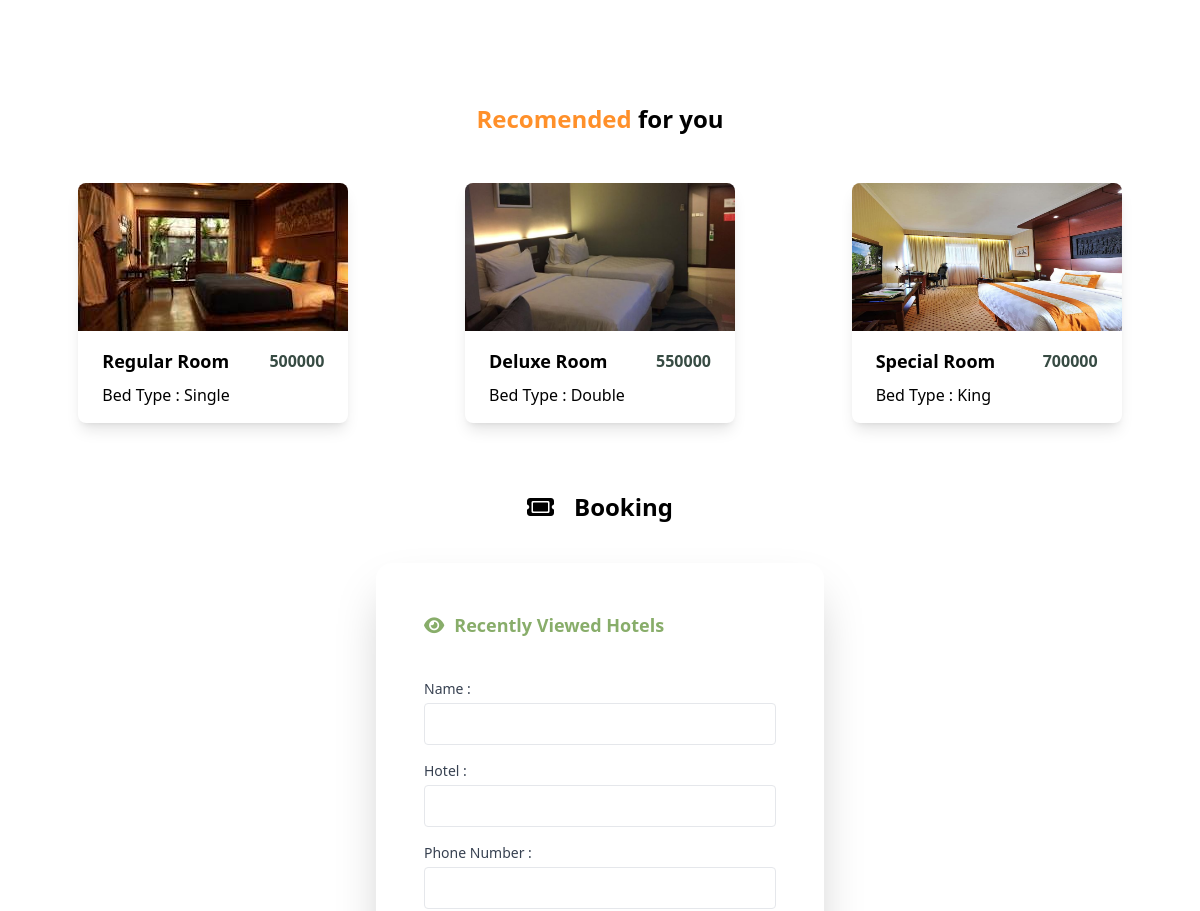
Before: /frontend/hotel.php (middle part) with the older database file.
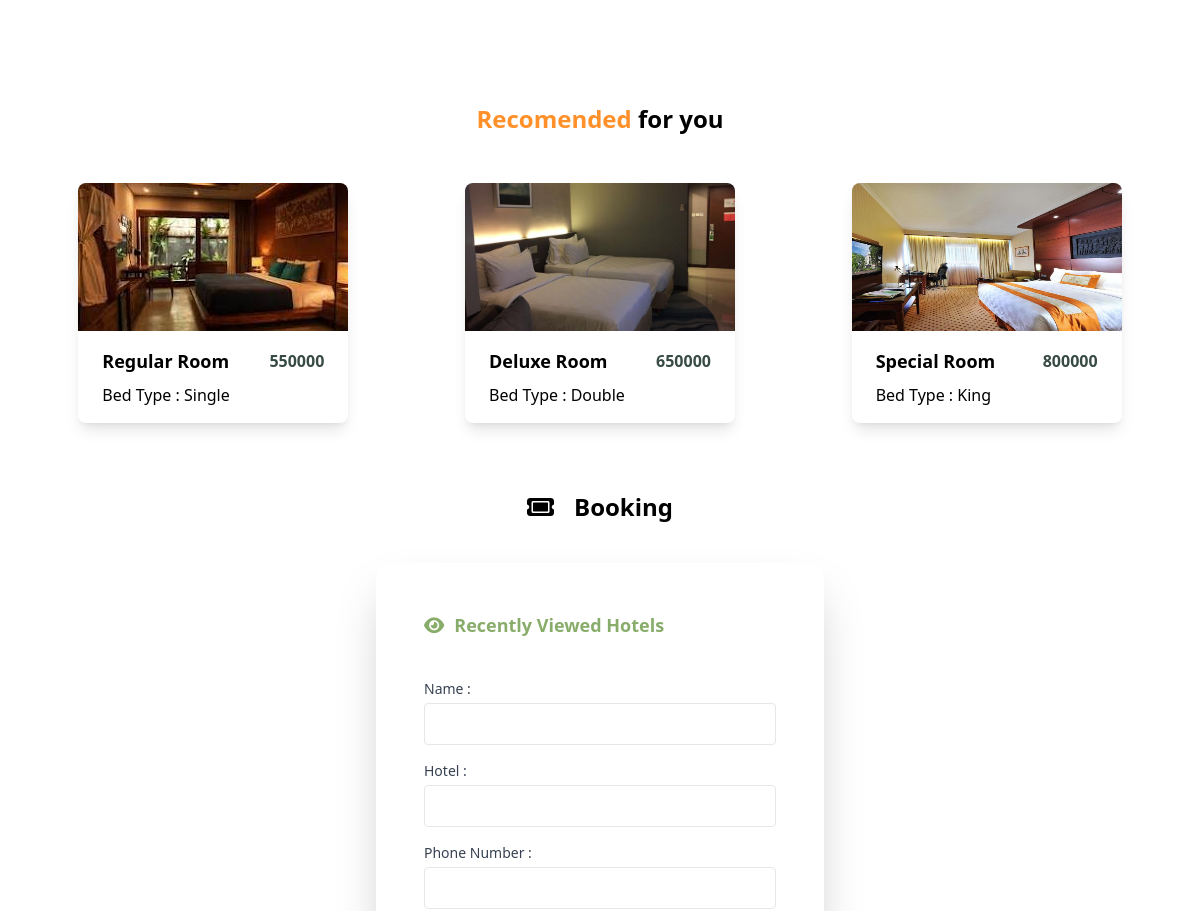
After: the same page with the newer database file.
### tables this page shows
CREATE TABLE `tblroom` (
  `id` int(100) NOT NULL,
  `tipe_room` varchar(100) NOT NULL,
  `bed_tipe` varchar(50) NOT NULL,
  `harga_permalam` int(50) NOT NULL,
  `gambar_kamar` varchar(100) NOT NULL
);

### frontend/hotel.php (the view, shortened to what this page needs)
<?php
$nh = "";
include "../admin/backend/koneksi.php";
$query = "SELECT * FROM tblroom";
$hotel1 = mysqli_query($con, $query);
$row = mysqli_fetch_assoc($hotel1);
$row2 = mysqli_fetch_assoc($hotel1);
$row3 = mysqli_fetch_assoc($hotel1);
?>
<!DOCTYPE html>
<html lang="en">
<head>
    <script src="https://cdn.tailwindcss.com"></script>
    <link rel="stylesheet" href="https://cdnjs.cloudflare.com/ajax/libs/font-awesome/6.5.1/css/all.min.css">
</head>
<body class="scroll-behavior">
    <section id="room" class="mt-[300px]">
        <h2 class="text-center text-2xl text-700 mb-10 font-bold"><span class="text-[#FF902A]">Recomended</span> for you</h2>
        <div id="cardContainer" class="flex flex-wrap justify-around m-5">
            <div class="max-w-sm rounded-lg overflow-hidden shadow-lg m-2 bg-white">
                <img class="w-full" src="<?php echo $row['gambar_kamar'] ?>" alt="Sunset in the mountains">
                <div class="px-6 py-4">
                    <div class="flex justify-between items-end">
                        <div class="font-bold text-lg mb-2"><?php echo $row['tipe_room'] ?></div>
                        <span class="text-[#374B43] font-bold text-md block mb-2.5"><?php echo $row['harga_permalam'] ?></span>
                    </div>
                    <p>Bed Type : <?php echo $row['bed_tipe'] ?></p>
                </div>
            </div>
            <div class="max-w-sm rounded-lg overflow-hidden shadow-lg m-2 bg-white">
                <img class="w-[270px] h-[148px]" src="<?php echo $row2['gambar_kamar'] ?>" alt="Sunset in the mountains">
                <div class="px-6 py-4">
                    <div class="flex justify-between items-end">
                        <div class="font-bold text-lg mb-2"><?php echo $row2['tipe_room'] ?></div>
                        <span class="text-[#374B43] font-bold text-md block mb-2.5"><?php echo $row2['harga_permalam'] ?></span>
                    </div>
                    <p>Bed Type : <?php echo $row2['bed_tipe'] ?></p>
                </div>
            </div>
            <div class="max-w-sm rounded-lg overflow-hidden shadow-lg m-2 bg-white">
                <img class="w-[270px] h-[148px]" src="<?php echo $row3['gambar_kamar'] ?>" alt="Sunset in the mountains">
                <div class="px-6 py-4">
                    <div class="flex justify-between items-end">
                        <div class="font-bold text-lg mb-2"><?php echo $row3['tipe_room'] ?></div>
                        <span class="text-[#374B43] font-bold text-md block mb-2.5"><?php echo $row3['harga_permalam'] ?></span>
                    </div>
                    <p>Bed Type : <?php echo $row3['bed_tipe'] ?></p>
                </div>
            </div>
        </div>
    </section>
    <section id="booking">
        <form action="../admin/backend/form.php" method="post">
            <div class="bg-white p-10">
                <h1 class="font-bold text-2xl text-center md:text-center md:flex md:justify-center md:items-center mb-10 flex items-center"><i class="fa-solid fa-ticket mr-5"></i>Booking</h1>
                <div class="bg-white p-12 rounded-2xl shadow-2xl max-w-md mx-auto">
                    <h2 class="text-[#88AD6A] font-bold text-lg mb-10"><i class="fa-solid fa-eye mr-2.5"></i>Recently Viewed Hotels</h2>
                    <label class="block text-sm font-medium text-gray-700">Name :</label>
                    <input type="text" name="name" class="mt-1 p-2 w-full border rounded mb-4">
                    <label class="block text-sm font-medium text-gray-700">Hotel :</label>
                    <input type="text" name="namahotel" value="<?php echo $nh; ?>" class="mt-1 p-2 w-full border rounded mb-4" readonly>
                    <label class="block text-sm font-medium text-gray-700">Phone Number :</label>
                    <input type="number" name="phone" class="mt-1 p-2 w-full border rounded mb-4">
                </div>
            </div>
        </form>
    </section>
</body>
</html>

Changed rows visible on the page:
changed tblroom "Regular Room": harga_permalam "500000" → "550000"
changed tblroom "Deluxe Room": harga_permalam "550000" → "650000"
changed tblroom "Special Room": harga_permalam "700000" → "800000"
